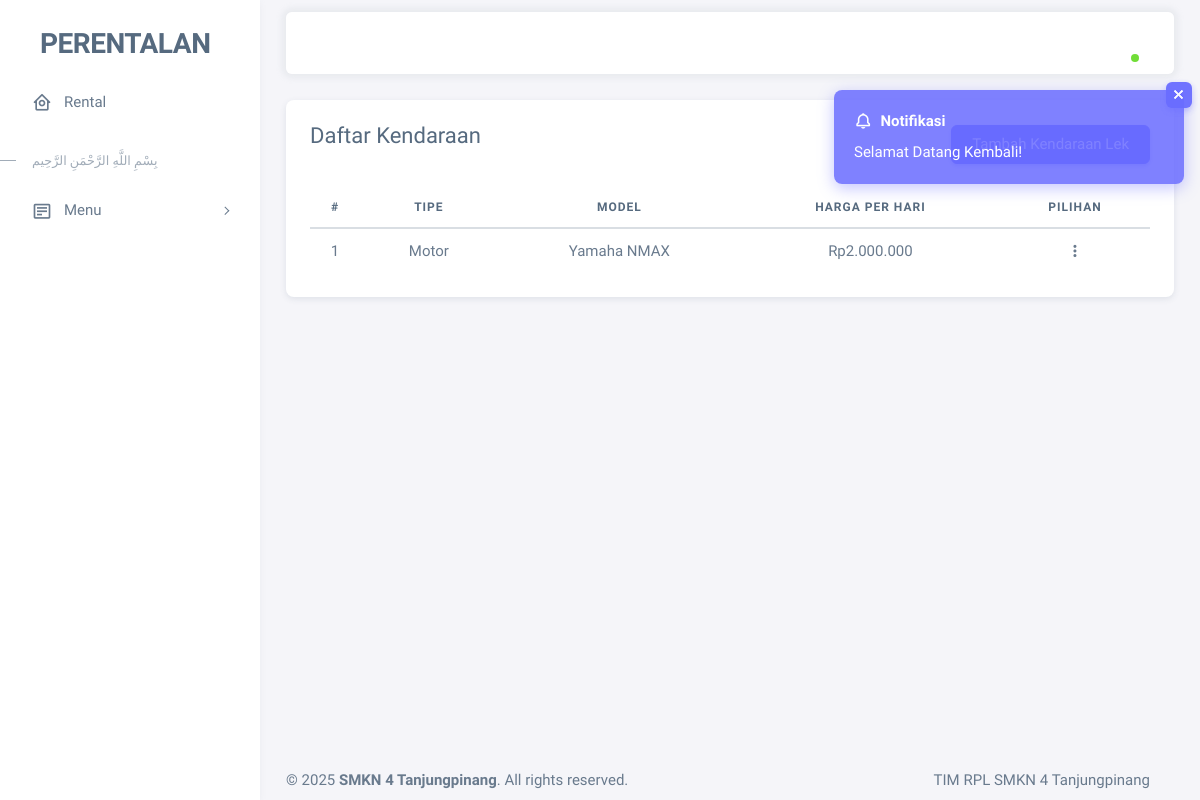
Screenshot of /kendaraan.php (signed in) with the database file from the repository.
### tables this page shows
CREATE TABLE `kendaraan` (
  `kendaraan_id` int(11) NOT NULL,
  `tipe` varchar(50) NOT NULL,
  `model` varchar(50) DEFAULT NULL,
  `harga_per_hari` int(11) NOT NULL
);

### kendaraan.php (the view, shortened to what this page needs)
<?php
include '.includes/header.php';
include '.includes/toast_notification.php';
?>
<div class="container-xxl flex-grow-1 container-p-y">
  <div class="card">
    <div class="card-header d-flex justify-content-between align-items-center">
      <h4>Daftar Kendaraan</h4>
      <button type="button" class="btn btn-primary" data-bs-toggle="modal" data-bs-target="#addCategory">
        Tambah Kendaraan Lek
      </button>
    </div>
    <div class="card-body">
      <div class="table-responsive text-nowrap">
        <table id="datatable" class="table">
          <thead>
            <tr class="text-center">
              <th width="50px">#</th>
              <th>TIPE</th>
              <th>MODEL</th>
              <th>HARGA PER HARI</th>
              <th width="150px">Pilihan</th>
            </tr>
          </thead>
          <tbody class="table-border-bottom-0">
            <?php
            $index = 1;
            $query = "SELECT * FROM kendaraan";
            $exec = mysqli_query($conn, $query);
            while ($tipe = mysqli_fetch_assoc($exec)):
              ?>
              <tr class="text-center">
                <td><?= $index++; ?></td>
                <td><?= $tipe['tipe']; ?></td>
                <td><?= $tipe['model']; ?></td>
                <td>Rp<?= number_format($tipe['harga_per_hari'], 0, ',', '.'); ?></td>
                <td>
                  <div class="dropdown">
                    <button type="button" class="btn p-0 dropdown-toggle hide-arrow" data-bs-toggle="dropdown">
                      <i class="bx bx-dots-vertical-rounded"></i>
                    </button>
                  </div>
                </td>
              </tr>
            <?php endwhile; ?>
          </tbody>
        </table>
      </div>
    </div>
  </div>
</div>
<?php include '.includes/footer.php'; ?>

### rows the page displays
kendaraan: tipe "Motor", model "Yamaha NMAX", harga_per_hari "2.000.000"

### other values shown
$notification['title'] "Notifikasi"
$notification['message'] "Selamat Datang Kembali!"
